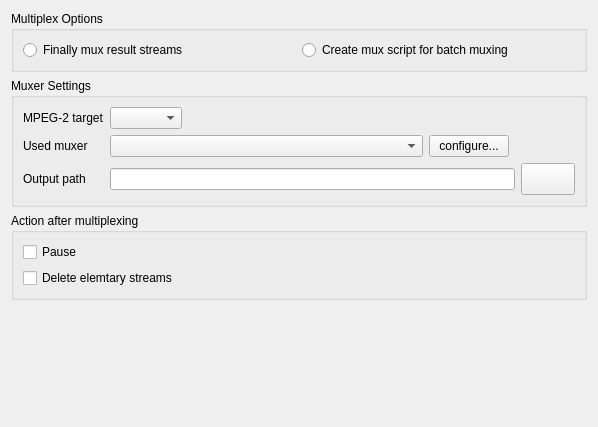
<ui version="4.0" >
 <class>TTCutSettingsMuxer</class>
 <widget class="QWidget" name="TTCutSettingsMuxer" >
  <property name="geometry" >
   <rect>
    <x>0</x>
    <y>0</y>
    <width>598</width>
    <height>427</height>
   </rect>
  </property>
  <property name="windowTitle" >
   <string>Form2</string>
  </property>
  <layout class="QGridLayout" >
   <item row="3" column="0" >
    <spacer>
     <property name="orientation" >
      <enum>Qt::Vertical</enum>
     </property>
     <property name="sizeType" >
      <enum>QSizePolicy::Expanding</enum>
     </property>
     <property name="sizeHint" stdset="0" >
      <size>
       <width>574</width>
       <height>151</height>
      </size>
     </property>
    </spacer>
   </item>
   <item row="1" column="0" >
    <widget class="QGroupBox" name="groupBox" >
     <property name="title" >
      <string>Muxer Settings</string>
     </property>
     <layout class="QGridLayout" >
      <item row="2" column="5" >
       <widget class="QPushButton" name="btnOutputPath" >
        <property name="sizePolicy" >
         <sizepolicy vsizetype="Minimum" hsizetype="Minimum" >
          <horstretch>0</horstretch>
          <verstretch>0</verstretch>
         </sizepolicy>
        </property>
        <property name="minimumSize" >
         <size>
          <width>54</width>
          <height>32</height>
         </size>
        </property>
        <property name="maximumSize" >
         <size>
          <width>54</width>
          <height>32</height>
         </size>
        </property>
        <property name="text" >
         <string/>
        </property>
        <property name="icon" >
         <iconset resource="ttcutsettingsmuxer.qrc" >
          <normaloff>:/pixmaps/pixmaps/fileopen_24.xpm</normaloff>:/pixmaps/pixmaps/fileopen_24.xpm</iconset>
        </property>
       </widget>
      </item>
      <item row="0" column="1" >
       <widget class="QComboBox" name="cbMuxTarget" />
      </item>
      <item row="1" column="4" colspan="2" >
       <spacer>
        <property name="orientation" >
         <enum>Qt::Horizontal</enum>
        </property>
        <property name="sizeType" >
         <enum>QSizePolicy::Expanding</enum>
        </property>
        <property name="sizeHint" stdset="0" >
         <size>
          <width>50</width>
          <height>17</height>
         </size>
        </property>
       </spacer>
      </item>
      <item row="2" column="0" >
       <widget class="QLabel" name="laOutputPath" >
        <property name="text" >
         <string>Output path</string>
        </property>
       </widget>
      </item>
      <item row="0" column="2" >
       <spacer>
        <property name="orientation" >
         <enum>Qt::Horizontal</enum>
        </property>
        <property name="sizeType" >
         <enum>QSizePolicy::Expanding</enum>
        </property>
        <property name="sizeHint" stdset="0" >
         <size>
          <width>248</width>
          <height>17</height>
         </size>
        </property>
       </spacer>
      </item>
      <item row="2" column="1" colspan="4" >
       <widget class="QLineEdit" name="leOutputPath" />
      </item>
      <item row="1" column="1" colspan="2" >
       <widget class="QComboBox" name="cbMuxerProg" />
      </item>
      <item row="1" column="3" >
       <widget class="QPushButton" name="pbConfigureMuxer" >
        <property name="minimumSize" >
         <size>
          <width>0</width>
          <height>0</height>
         </size>
        </property>
        <property name="maximumSize" >
         <size>
          <width>32767</width>
          <height>32767</height>
         </size>
        </property>
        <property name="text" >
         <string>configure...</string>
        </property>
       </widget>
      </item>
      <item row="1" column="0" >
       <widget class="QLabel" name="laMuxerProg" >
        <property name="text" >
         <string>Used muxer</string>
        </property>
       </widget>
      </item>
      <item row="0" column="0" >
       <widget class="QLabel" name="laMuxTarget" >
        <property name="text" >
         <string>MPEG-2 target</string>
        </property>
       </widget>
      </item>
     </layout>
    </widget>
   </item>
   <item row="0" column="0" >
    <widget class="QGroupBox" name="bgMuxOptions" >
     <property name="title" >
      <string>Multiplex Options</string>
     </property>
     <layout class="QGridLayout" >
      <item row="0" column="1" >
       <widget class="QRadioButton" name="rbCreateMuxScript" >
        <property name="text" >
         <string>Create mux script for batch muxing</string>
        </property>
       </widget>
      </item>
      <item row="0" column="0" >
       <widget class="QRadioButton" name="rbMuxStreams" >
        <property name="text" >
         <string>Finally mux result streams</string>
        </property>
       </widget>
      </item>
     </layout>
    </widget>
   </item>
   <item row="2" column="0" >
    <widget class="QGroupBox" name="groupBox_2" >
     <property name="title" >
      <string>Action after multiplexing</string>
     </property>
     <layout class="QGridLayout" >
      <item row="1" column="0" >
       <widget class="QCheckBox" name="cbDeleteES" >
        <property name="text" >
         <string>Delete elemtary streams</string>
        </property>
       </widget>
      </item>
      <item row="0" column="0" >
       <widget class="QCheckBox" name="cbPause" >
        <property name="text" >
         <string>Pause</string>
        </property>
       </widget>
      </item>
     </layout>
    </widget>
   </item>
  </layout>
 </widget>
 <resources>
  <include location="ttcutsettingsmuxer.qrc" />
 </resources>
 <connections/>
</ui>
